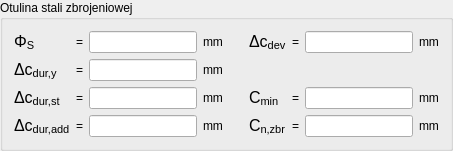
   <widget class="QGroupBox" name="groupBox_3">
    <property name="geometry">
     <rect>
      <x>340</x>
      <y>90</y>
      <width>341</width>
      <height>146</height>
     </rect>
    </property>
    <property name="sizePolicy">
     <sizepolicy hsizetype="Fixed" vsizetype="Fixed">
      <horstretch>0</horstretch>
      <verstretch>0</verstretch>
     </sizepolicy>
    </property>
    <property name="title">
     <string>Otulina stali zbrojeniowej</string>
    </property>
    <layout class="QGridLayout" name="gridLayout_3">
     <item row="0" column="0">
      <widget class="QLabel" name="label_18">
       <property name="text">
        <string>&lt;html&gt;&lt;head/&gt;&lt;body&gt;&lt;p&gt;&lt;span style=&quot; font-size:12pt;&quot;&gt;Φ&lt;/span&gt;&lt;span style=&quot; font-size:12pt; vertical-align:sub;&quot;&gt;S       &lt;/span&gt;&lt;span style=&quot; font-size:12pt;&quot;&gt;&lt;/span&gt;&lt;/p&gt;&lt;/body&gt;&lt;/html&gt;</string>
       </property>
      </widget>
     </item>
     <item row="0" column="1">
      <widget class="QLabel" name="label_32">
       <property name="text">
        <string>=</string>
       </property>
      </widget>
     </item>
     <item row="0" column="2">
      <widget class="QLineEdit" name="lineEditPhiS">
       <property name="sizePolicy">
        <sizepolicy hsizetype="Fixed" vsizetype="Fixed">
         <horstretch>0</horstretch>
         <verstretch>0</verstretch>
        </sizepolicy>
       </property>
      </widget>
     </item>
     <item row="0" column="3">
      <widget class="QLabel" name="label_22">
       <property name="text">
        <string>mm</string>
       </property>
       <property name="textFormat">
        <enum>Qt::AutoText</enum>
       </property>
      </widget>
     </item>
     <item row="0" column="5">
      <widget class="QLabel" name="label_27">
       <property name="text">
        <string>&lt;html&gt;&lt;head/&gt;&lt;body&gt;&lt;p&gt;&lt;span style=&quot; font-size:12pt;&quot;&gt;Δc&lt;/span&gt;&lt;span style=&quot; font-size:12pt; vertical-align:sub;&quot;&gt;dev&lt;/span&gt;&lt;span style=&quot; font-size:12pt;&quot;&gt;&lt;/span&gt;&lt;/p&gt;&lt;/body&gt;&lt;/html&gt;</string>
       </property>
      </widget>
     </item>
     <item row="0" column="6">
      <widget class="QLabel" name="label_65">
       <property name="text">
        <string>=</string>
       </property>
      </widget>
     </item>
     <item row="0" column="7">
      <widget class="QLineEdit" name="lineEditCDev">
       <property name="sizePolicy">
        <sizepolicy hsizetype="Fixed" vsizetype="Fixed">
         <horstretch>0</horstretch>
         <verstretch>0</verstretch>
        </sizepolicy>
       </property>
      </widget>
     </item>
     <item row="0" column="8">
      <widget class="QLabel" name="label_28">
       <property name="text">
        <string>mm</string>
       </property>
       <property name="textFormat">
        <enum>Qt::AutoText</enum>
       </property>
      </widget>
     </item>
     <item row="1" column="0">
      <widget class="QLabel" name="label_19">
       <property name="text">
        <string>&lt;html&gt;&lt;head/&gt;&lt;body&gt;&lt;p&gt;&lt;span style=&quot; font-size:12pt;&quot;&gt;Δc&lt;/span&gt;&lt;span style=&quot; font-size:12pt; vertical-align:sub;&quot;&gt;dur,y&lt;/span&gt;&lt;span style=&quot; font-size:12pt;&quot;&gt;&lt;/span&gt;&lt;/p&gt;&lt;/body&gt;&lt;/html&gt;</string>
       </property>
      </widget>
     </item>
     <item row="1" column="1">
      <widget class="QLabel" name="label_33">
       <property name="text">
        <string>=</string>
       </property>
      </widget>
     </item>
     <item row="1" column="2">
      <widget class="QLineEdit" name="lineEditCDurY">
       <property name="sizePolicy">
        <sizepolicy hsizetype="Fixed" vsizetype="Fixed">
         <horstretch>0</horstretch>
         <verstretch>0</verstretch>
        </sizepolicy>
       </property>
      </widget>
     </item>
     <item row="1" column="3">
      <widget class="QLabel" name="label_23">
       <property name="text">
        <string>mm</string>
       </property>
       <property name="textFormat">
        <enum>Qt::AutoText</enum>
       </property>
      </widget>
     </item>
     <item row="1" column="4" rowspan="2">
      <spacer name="horizontalSpacer_12">
       <property name="orientation">
        <enum>Qt::Horizontal</enum>
       </property>
       <property name="sizeType">
        <enum>QSizePolicy::Fixed</enum>
       </property>
       <property name="sizeHint" stdset="0">
        <size>
         <width>20</width>
         <height>20</height>
        </size>
       </property>
      </spacer>
     </item>
     <item row="2" column="0">
      <widget class="QLabel" name="label_20">
       <property name="text">
        <string>&lt;html&gt;&lt;head/&gt;&lt;body&gt;&lt;p&gt;&lt;span style=&quot; font-size:12pt;&quot;&gt;Δc&lt;/span&gt;&lt;span style=&quot; font-size:12pt; vertical-align:sub;&quot;&gt;dur,st&lt;/span&gt;&lt;span style=&quot; font-size:12pt;&quot;&gt;&lt;/span&gt;&lt;/p&gt;&lt;/body&gt;&lt;/html&gt;</string>
       </property>
      </widget>
     </item>
     <item row="2" column="1">
      <widget class="QLabel" name="label_63">
       <property name="text">
        <string>=</string>
       </property>
      </widget>
     </item>
     <item row="2" column="2">
      <widget class="QLineEdit" name="lineEditCDurSt">
       <property name="sizePolicy">
        <sizepolicy hsizetype="Fixed" vsizetype="Fixed">
         <horstretch>0</horstretch>
         <verstretch>0</verstretch>
        </sizepolicy>
       </property>
      </widget>
     </item>
     <item row="2" column="3">
      <widget class="QLabel" name="label_24">
       <property name="text">
        <string>mm</string>
       </property>
       <property name="textFormat">
        <enum>Qt::AutoText</enum>
       </property>
      </widget>
     </item>
     <item row="2" column="5">
      <widget class="QLabel" name="label_26">
       <property name="text">
        <string>&lt;html&gt;&lt;head/&gt;&lt;body&gt;&lt;p&gt;&lt;span style=&quot; font-size:12pt;&quot;&gt;C&lt;/span&gt;&lt;span style=&quot; font-size:12pt; vertical-align:sub;&quot;&gt;min&lt;/span&gt;&lt;span style=&quot; font-size:12pt;&quot;&gt;&lt;/span&gt;&lt;/p&gt;&lt;/body&gt;&lt;/html&gt;</string>
       </property>
      </widget>
     </item>
     <item row="2" column="6">
      <widget class="QLabel" name="label_66">
       <property name="text">
        <string>=</string>
       </property>
      </widget>
     </item>
     <item row="2" column="7">
      <widget class="QLineEdit" name="lineEditCmin">
       <property name="sizePolicy">
        <sizepolicy hsizetype="Fixed" vsizetype="Fixed">
         <horstretch>0</horstretch>
         <verstretch>0</verstretch>
        </sizepolicy>
       </property>
       <property name="readOnly">
        <bool>true</bool>
       </property>
      </widget>
     </item>
     <item row="2" column="8">
      <widget class="QLabel" name="label_30">
       <property name="text">
        <string>mm</string>
       </property>
       <property name="textFormat">
        <enum>Qt::AutoText</enum>
       </property>
      </widget>
     </item>
     <item row="3" column="0">
      <widget class="QLabel" name="label_21">
       <property name="text">
        <string>&lt;html&gt;&lt;head/&gt;&lt;body&gt;&lt;p&gt;&lt;span style=&quot; font-size:12pt;&quot;&gt;Δc&lt;/span&gt;&lt;span style=&quot; font-size:12pt; vertical-align:sub;&quot;&gt;dur,add&lt;/span&gt;&lt;span style=&quot; font-size:12pt;&quot;&gt;&lt;/span&gt;&lt;/p&gt;&lt;/body&gt;&lt;/html&gt;</string>
       </property>
      </widget>
     </item>
     <item row="3" column="1">
      <widget class="QLabel" name="label_64">
       <property name="text">
        <string>=</string>
       </property>
      </widget>
     </item>
     <item row="3" column="2">
      <widget class="QLineEdit" name="lineEditCDurAdd">
       <property name="sizePolicy">
        <sizepolicy hsizetype="Fixed" vsizetype="Fixed">
         <horstretch>0</horstretch>
         <verstretch>0</verstretch>
        </sizepolicy>
       </property>
       <property name="baseSize">
        <size>
         <width>0</width>
         <height>0</height>
        </size>
       </property>
      </widget>
     </item>
     <item row="3" column="3">
      <widget class="QLabel" name="label_25">
       <property name="text">
        <string>mm</string>
       </property>
       <property name="textFormat">
        <enum>Qt::AutoText</enum>
       </property>
      </widget>
     </item>
     <item row="3" column="5">
      <widget class="QLabel" name="label_29">
       <property name="text">
        <string>&lt;html&gt;&lt;head/&gt;&lt;body&gt;&lt;p&gt;&lt;span style=&quot; font-size:12pt;&quot;&gt;C&lt;/span&gt;&lt;span style=&quot; font-size:12pt; vertical-align:sub;&quot;&gt;n,zbr&lt;/span&gt;&lt;span style=&quot; font-size:12pt;&quot;&gt;&lt;/span&gt;&lt;/p&gt;&lt;/body&gt;&lt;/html&gt;</string>
       </property>
      </widget>
     </item>
     <item row="3" column="6">
      <widget class="QLabel" name="label_67">
       <property name="text">
        <string>=</string>
       </property>
      </widget>
     </item>
     <item row="3" column="7">
      <widget class="QLineEdit" name="lineEditCNZbr">
       <property name="sizePolicy">
        <sizepolicy hsizetype="Fixed" vsizetype="Fixed">
         <horstretch>0</horstretch>
         <verstretch>0</verstretch>
        </sizepolicy>
       </property>
       <property name="readOnly">
        <bool>true</bool>
       </property>
      </widget>
     </item>
     <item row="3" column="8">
      <widget class="QLabel" name="label_31">
       <property name="text">
        <string>mm</string>
       </property>
       <property name="textFormat">
        <enum>Qt::AutoText</enum>
       </property>
      </widget>
     </item>
    </layout>
   </widget>
